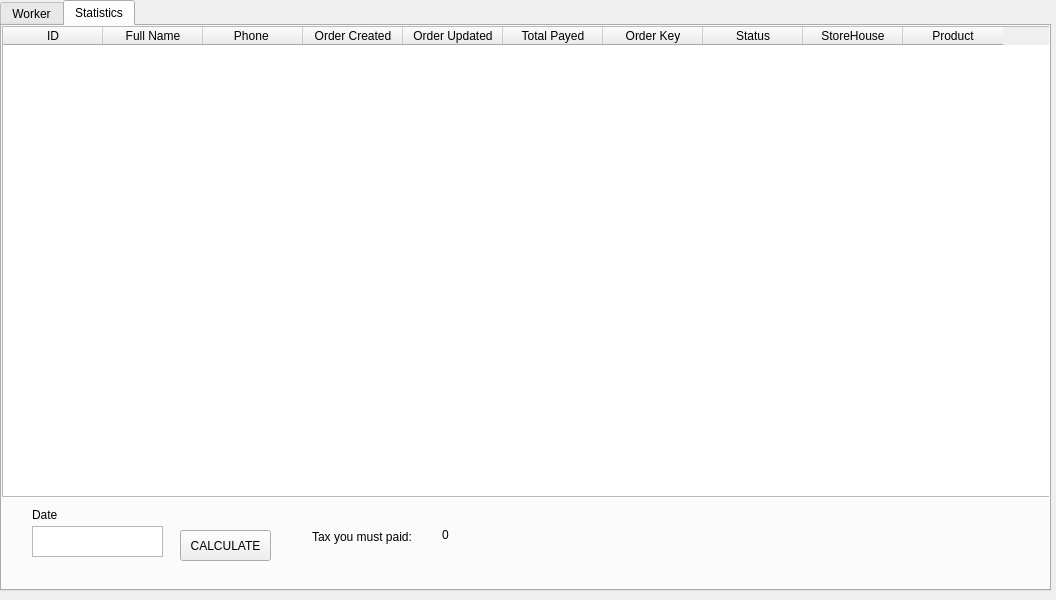
<?xml version="1.0" encoding="UTF-8"?>
<ui version="4.0">
 <class>MainWindow</class>
 <widget class="QMainWindow" name="MainWindow">
  <property name="geometry">
   <rect>
    <x>0</x>
    <y>0</y>
    <width>1056</width>
    <height>600</height>
   </rect>
  </property>
  <property name="windowTitle">
   <string>MainWindow</string>
  </property>
  <widget class="QWidget" name="centralwidget">
   <widget class="QTabWidget" name="tabWidget">
    <property name="geometry">
     <rect>
      <x>0</x>
      <y>0</y>
      <width>1051</width>
      <height>591</height>
     </rect>
    </property>
    <property name="currentIndex">
     <number>1</number>
    </property>
    <widget class="QWidget" name="Worker">
     <attribute name="title">
      <string>Worker</string>
     </attribute>
     <widget class="QPlainTextEdit" name="plainTextEdit">
      <property name="geometry">
       <rect>
        <x>10</x>
        <y>40</y>
        <width>161</width>
        <height>31</height>
       </rect>
      </property>
     </widget>
     <widget class="QPlainTextEdit" name="plainTextEdit_2">
      <property name="geometry">
       <rect>
        <x>10</x>
        <y>90</y>
        <width>161</width>
        <height>31</height>
       </rect>
      </property>
     </widget>
     <widget class="QPlainTextEdit" name="plainTextEdit_3">
      <property name="geometry">
       <rect>
        <x>10</x>
        <y>140</y>
        <width>161</width>
        <height>31</height>
       </rect>
      </property>
     </widget>
     <widget class="QPlainTextEdit" name="plainTextEdit_4">
      <property name="geometry">
       <rect>
        <x>10</x>
        <y>190</y>
        <width>161</width>
        <height>31</height>
       </rect>
      </property>
     </widget>
     <widget class="QPlainTextEdit" name="plainTextEdit_5">
      <property name="geometry">
       <rect>
        <x>10</x>
        <y>240</y>
        <width>161</width>
        <height>31</height>
       </rect>
      </property>
     </widget>
     <widget class="QPlainTextEdit" name="plainTextEdit_7">
      <property name="geometry">
       <rect>
        <x>10</x>
        <y>400</y>
        <width>161</width>
        <height>31</height>
       </rect>
      </property>
     </widget>
     <widget class="QPlainTextEdit" name="plainTextEdit_8">
      <property name="geometry">
       <rect>
        <x>10</x>
        <y>290</y>
        <width>161</width>
        <height>31</height>
       </rect>
      </property>
     </widget>
     <widget class="QPlainTextEdit" name="plainTextEdit_9">
      <property name="geometry">
       <rect>
        <x>10</x>
        <y>350</y>
        <width>161</width>
        <height>31</height>
       </rect>
      </property>
     </widget>
     <widget class="QTableWidget" name="tableWidget">
      <property name="geometry">
       <rect>
        <x>180</x>
        <y>40</y>
        <width>851</width>
        <height>401</height>
       </rect>
      </property>
      <column>
       <property name="text">
        <string>New Column</string>
       </property>
      </column>
      <column>
       <property name="text">
        <string>id</string>
       </property>
      </column>
      <column>
       <property name="text">
        <string>full_name</string>
       </property>
      </column>
      <column>
       <property name="text">
        <string>position</string>
       </property>
      </column>
      <column>
       <property name="text">
        <string>worker_login</string>
       </property>
      </column>
      <column>
       <property name="text">
        <string>worker_password</string>
       </property>
      </column>
      <column>
       <property name="text">
        <string>cashier</string>
       </property>
      </column>
      <column>
       <property name="text">
        <string>salary</string>
       </property>
      </column>
      <column>
       <property name="text">
        <string>Storehouse_id</string>
       </property>
      </column>
      <column>
       <property name="text">
        <string>Storehouse</string>
       </property>
      </column>
     </widget>
     <widget class="QPlainTextEdit" name="plainTextEdit_10">
      <property name="geometry">
       <rect>
        <x>10</x>
        <y>520</y>
        <width>161</width>
        <height>31</height>
       </rect>
      </property>
     </widget>
     <widget class="QLabel" name="label">
      <property name="geometry">
       <rect>
        <x>10</x>
        <y>20</y>
        <width>67</width>
        <height>17</height>
       </rect>
      </property>
      <property name="text">
       <string>ID</string>
      </property>
     </widget>
     <widget class="QLabel" name="label_2">
      <property name="geometry">
       <rect>
        <x>10</x>
        <y>70</y>
        <width>67</width>
        <height>17</height>
       </rect>
      </property>
      <property name="text">
       <string>Name</string>
      </property>
     </widget>
     <widget class="QLabel" name="label_3">
      <property name="geometry">
       <rect>
        <x>10</x>
        <y>120</y>
        <width>67</width>
        <height>17</height>
       </rect>
      </property>
      <property name="text">
       <string>Position</string>
      </property>
     </widget>
     <widget class="QLabel" name="label_4">
      <property name="geometry">
       <rect>
        <x>10</x>
        <y>170</y>
        <width>67</width>
        <height>17</height>
       </rect>
      </property>
      <property name="text">
       <string>Login</string>
      </property>
     </widget>
     <widget class="QLabel" name="label_5">
      <property name="geometry">
       <rect>
        <x>10</x>
        <y>220</y>
        <width>67</width>
        <height>17</height>
       </rect>
      </property>
      <property name="text">
       <string>Password</string>
      </property>
     </widget>
     <widget class="QLabel" name="label_6">
      <property name="geometry">
       <rect>
        <x>10</x>
        <y>270</y>
        <width>67</width>
        <height>17</height>
       </rect>
      </property>
      <property name="text">
       <string>Cashier </string>
      </property>
     </widget>
     <widget class="QPlainTextEdit" name="plainTextEdit_11">
      <property name="geometry">
       <rect>
        <x>10</x>
        <y>450</y>
        <width>161</width>
        <height>31</height>
       </rect>
      </property>
     </widget>
     <widget class="QLabel" name="label_7">
      <property name="geometry">
       <rect>
        <x>10</x>
        <y>330</y>
        <width>67</width>
        <height>17</height>
       </rect>
      </property>
      <property name="text">
       <string>Manager</string>
      </property>
     </widget>
     <widget class="QLabel" name="label_8">
      <property name="geometry">
       <rect>
        <x>10</x>
        <y>380</y>
        <width>67</width>
        <height>17</height>
       </rect>
      </property>
      <property name="text">
       <string>Salary</string>
      </property>
     </widget>
     <widget class="QLabel" name="label_9">
      <property name="geometry">
       <rect>
        <x>10</x>
        <y>430</y>
        <width>111</width>
        <height>21</height>
       </rect>
      </property>
      <property name="text">
       <string>StoreHouse ID</string>
      </property>
     </widget>
     <widget class="QLabel" name="label_10">
      <property name="geometry">
       <rect>
        <x>10</x>
        <y>500</y>
        <width>67</width>
        <height>17</height>
       </rect>
      </property>
      <property name="text">
       <string>Search</string>
      </property>
     </widget>
     <widget class="QPushButton" name="pushButton">
      <property name="geometry">
       <rect>
        <x>190</x>
        <y>450</y>
        <width>89</width>
        <height>25</height>
       </rect>
      </property>
      <property name="text">
       <string>ADD</string>
      </property>
     </widget>
     <widget class="QPushButton" name="pushButton_2">
      <property name="geometry">
       <rect>
        <x>310</x>
        <y>450</y>
        <width>89</width>
        <height>25</height>
       </rect>
      </property>
      <property name="text">
       <string>UPDATE</string>
      </property>
     </widget>
     <widget class="QPushButton" name="pushButton_3">
      <property name="geometry">
       <rect>
        <x>430</x>
        <y>450</y>
        <width>89</width>
        <height>25</height>
       </rect>
      </property>
      <property name="text">
       <string>DELETE</string>
      </property>
     </widget>
     <widget class="QPushButton" name="pushButton_4">
      <property name="geometry">
       <rect>
        <x>180</x>
        <y>520</y>
        <width>89</width>
        <height>25</height>
       </rect>
      </property>
      <property name="text">
       <string>SEARCH</string>
      </property>
     </widget>
    </widget>
    <widget class="QWidget" name="Statistics">
     <attribute name="title">
      <string>Statistics</string>
     </attribute>
     <widget class="QPlainTextEdit" name="plainTextEdit_6">
      <property name="geometry">
       <rect>
        <x>30</x>
        <y>500</y>
        <width>131</width>
        <height>31</height>
       </rect>
      </property>
     </widget>
     <widget class="QLabel" name="label_11">
      <property name="geometry">
       <rect>
        <x>30</x>
        <y>480</y>
        <width>67</width>
        <height>17</height>
       </rect>
      </property>
      <property name="text">
       <string>Date</string>
      </property>
     </widget>
     <widget class="QLabel" name="label_12">
      <property name="geometry">
       <rect>
        <x>310</x>
        <y>500</y>
        <width>131</width>
        <height>21</height>
       </rect>
      </property>
      <property name="text">
       <string>Tax you must paid:</string>
      </property>
     </widget>
     <widget class="QLabel" name="label_13">
      <property name="geometry">
       <rect>
        <x>440</x>
        <y>500</y>
        <width>67</width>
        <height>17</height>
       </rect>
      </property>
      <property name="text">
       <string>0</string>
      </property>
     </widget>
     <widget class="QPushButton" name="pushButton_5">
      <property name="geometry">
       <rect>
        <x>178</x>
        <y>504</y>
        <width>91</width>
        <height>31</height>
       </rect>
      </property>
      <property name="text">
       <string>CALCULATE</string>
      </property>
     </widget>
     <widget class="QTableWidget" name="tableWidget_2">
      <property name="geometry">
       <rect>
        <x>0</x>
        <y>0</y>
        <width>1051</width>
        <height>471</height>
       </rect>
      </property>
      <column>
       <property name="text">
        <string>ID</string>
       </property>
      </column>
      <column>
       <property name="text">
        <string>Full Name</string>
       </property>
      </column>
      <column>
       <property name="text">
        <string>Phone </string>
       </property>
      </column>
      <column>
       <property name="text">
        <string>Order Created</string>
       </property>
      </column>
      <column>
       <property name="text">
        <string>Order Updated</string>
       </property>
      </column>
      <column>
       <property name="text">
        <string>Total Payed</string>
       </property>
      </column>
      <column>
       <property name="text">
        <string>Order Key</string>
       </property>
      </column>
      <column>
       <property name="text">
        <string>Status</string>
       </property>
      </column>
      <column>
       <property name="text">
        <string>StoreHouse</string>
       </property>
      </column>
      <column>
       <property name="text">
        <string>Product</string>
       </property>
      </column>
     </widget>
    </widget>
   </widget>
  </widget>
 </widget>
 <resources/>
 <connections/>
</ui>
